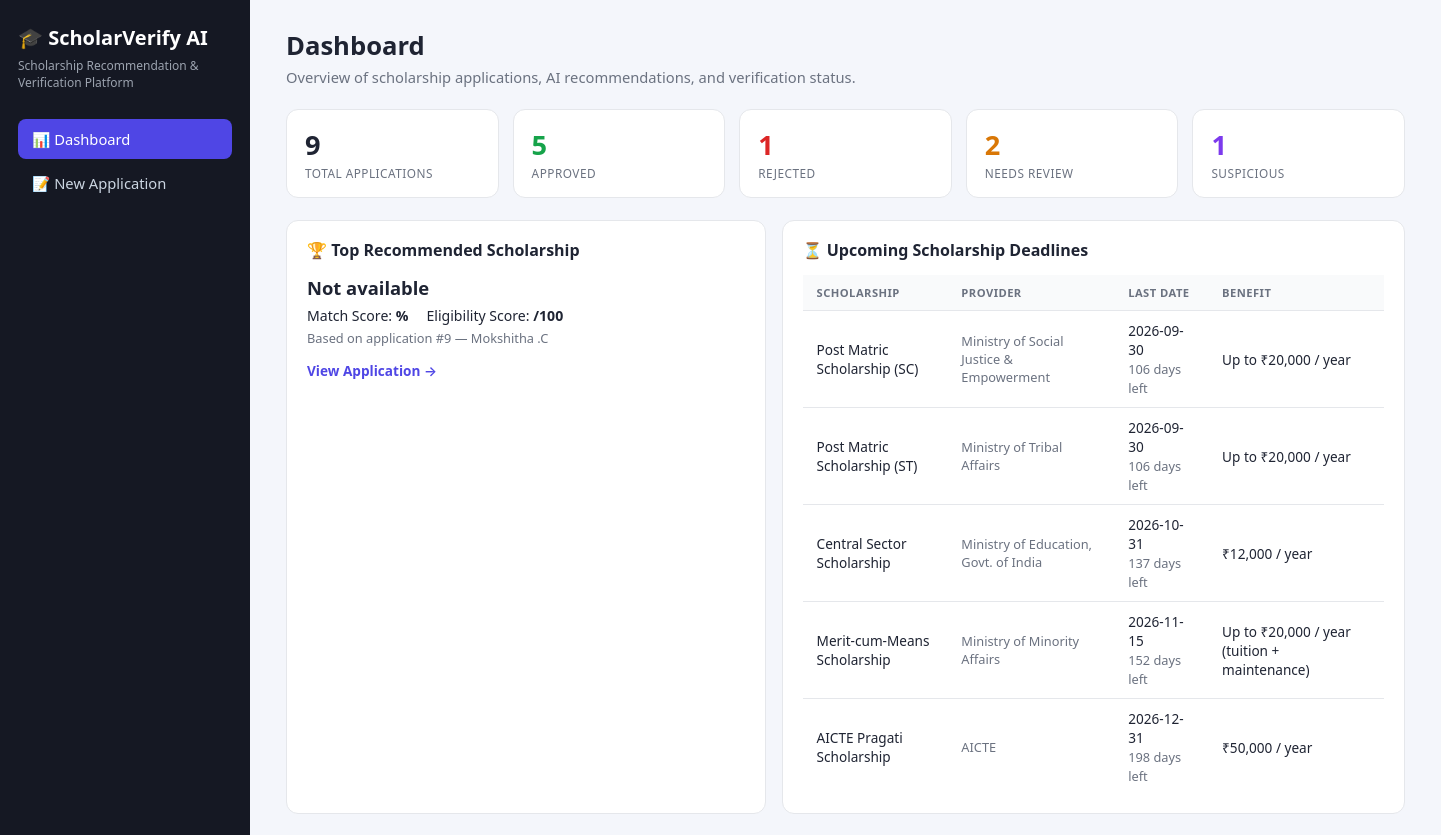
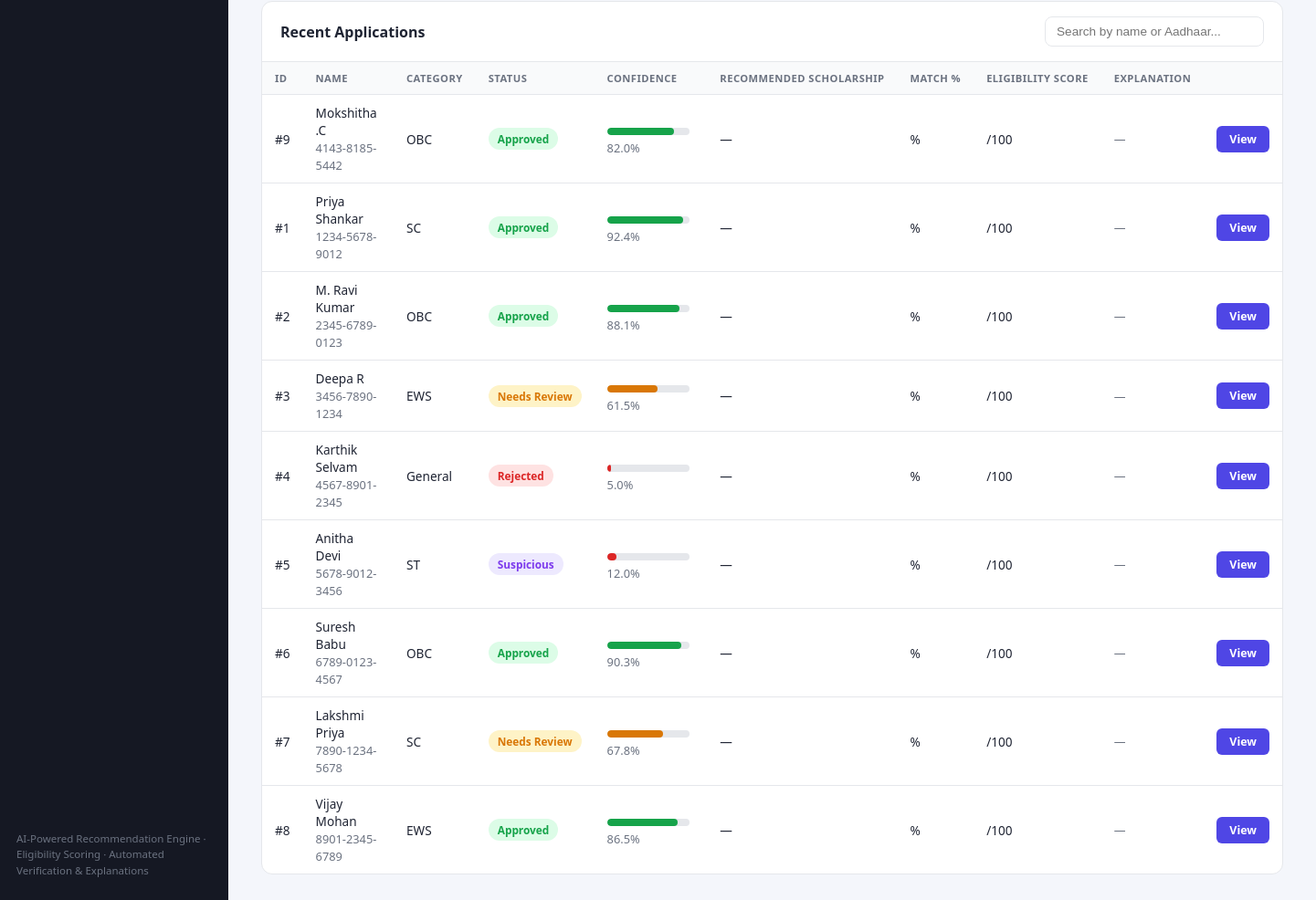
Before: / with the older database file (2 pictures, top to bottom).
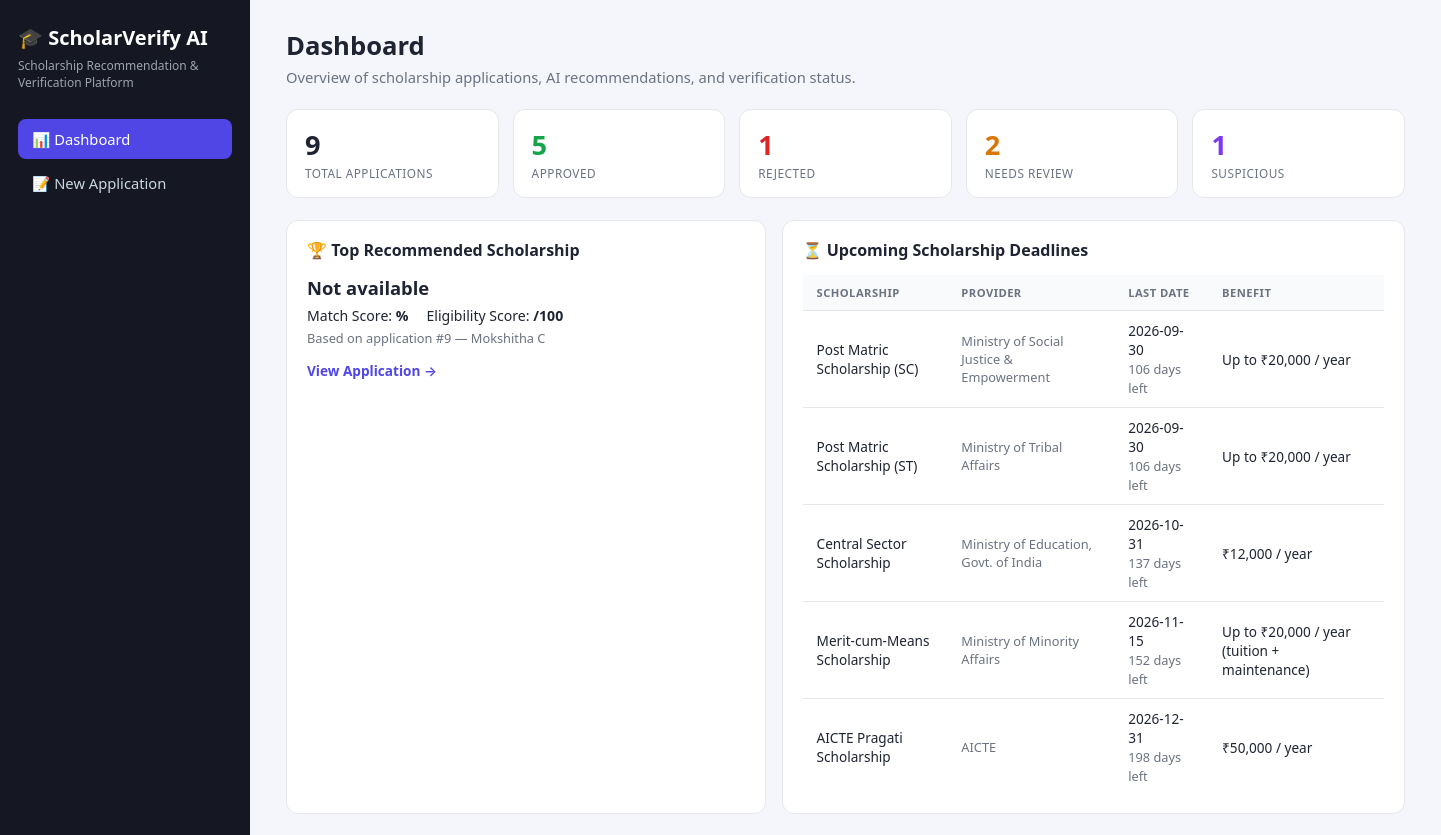
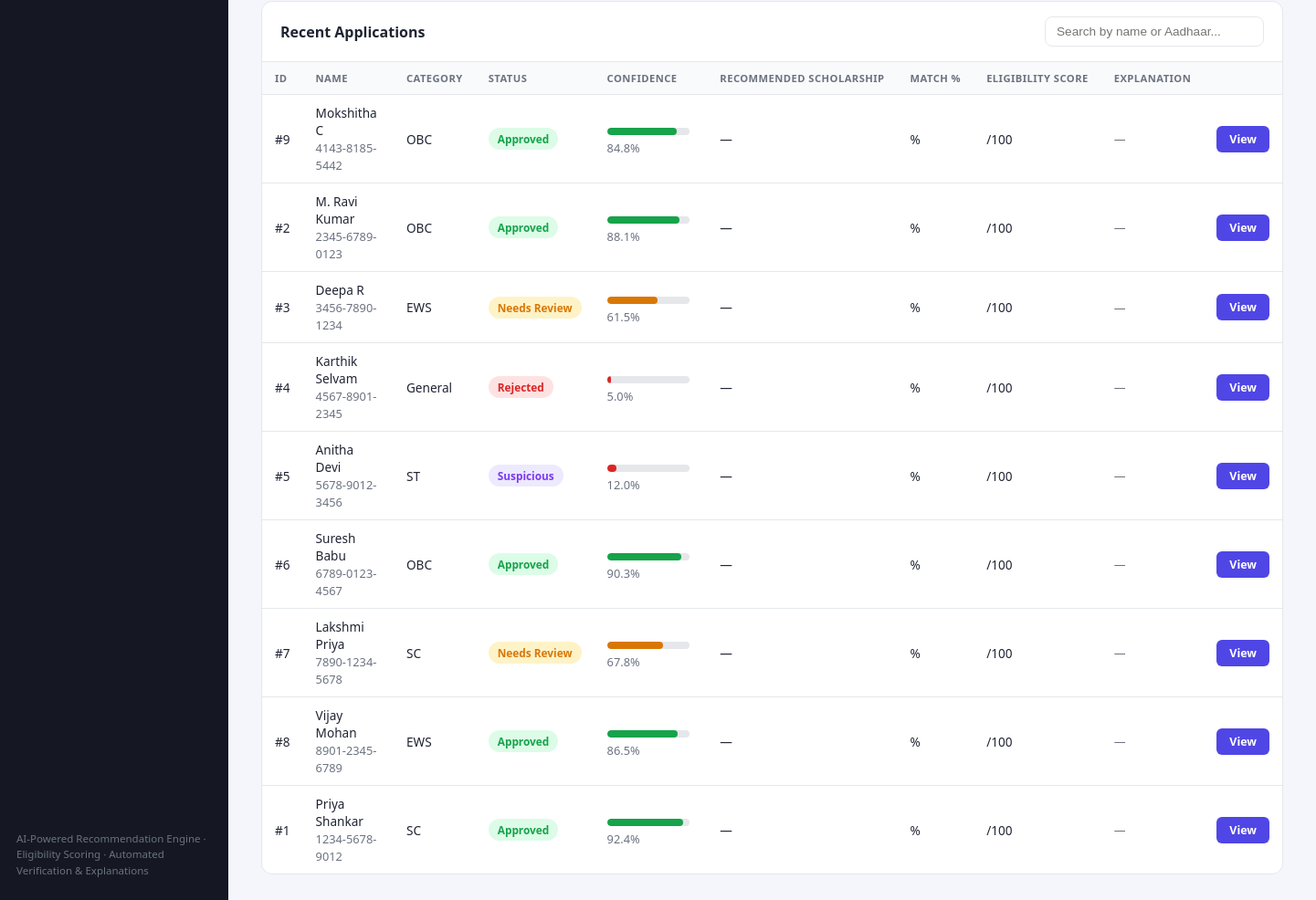
After: the same page with the newer database file (2 pictures, top to bottom).
### models/database.py (models this page shows)
class Application(db.Model):
    id = db.Column(db.Integer, primary_key=True)
    name = db.Column(db.String(100))
    dob = db.Column(db.String(20))
    aadhaar = db.Column(db.String(20))
    category = db.Column(db.String(20))
    income = db.Column(db.Float)
    marks = db.Column(db.Float)
    course = db.Column(db.String(100))
    year = db.Column(db.Integer)
    bank_account = db.Column(db.String(30))
    bank_name = db.Column(db.String(100))
    status = db.Column(db.String(30), default='Needs Review')
    confidence = db.Column(db.Float, default=0.0)
    flags = db.Column(db.Text, default='[]')
    eligibility_result = db.Column(db.Text)
    match_scores = db.Column(db.Text)
    duplicate_flag = db.Column(db.Boolean, default=False)
    duplicate_reason = db.Column(db.String(200))
    created_at = db.Column(db.DateTime)
    documents = db.relationship('Document', backref='application', lazy=True)

### app.py (the view)
@app.route('/')
def dashboard():
    total = Application.query.count()
    approved = Application.query.filter_by(status='Approved').count()
    rejected = Application.query.filter_by(status='Rejected').count()
    review = Application.query.filter_by(status='Needs Review').count()
    suspicious = Application.query.filter_by(status='Suspicious').count()
    apps = Application.query.order_by(Application.created_at.desc()).limit(20).all()
    upcoming_deadlines = get_active_scholarships()[:5]
    return render_template('dashboard.html',
        total=total, approved=approved, rejected=rejected,
        review=review, suspicious=suspicious, applications=apps,
        upcoming_deadlines=upcoming_deadlines)

### app.py (called while the page is built)
@app.template_filter('from_json')
def from_json_filter(value):
    if not value:
        return {}
    try:
        return json.loads(value)
    except (TypeError, ValueError):
        return {}

### utils/deadlines.py (called while the page is built)
def get_active_scholarships(reference_date: datetime = None) -> list:
    if reference_date is None:
        reference_date = datetime.utcnow()
    active = []
    for s in SCHOLARSHIP_DEADLINES:
        try:
            deadline_dt = datetime.strptime(s["deadline"], "%Y-%m-%d")
        except ValueError:
            continue
        if deadline_dt >= reference_date:
            entry = dict(s)
            entry["days_remaining"] = (deadline_dt - reference_date).days
            active.append(entry)
    active.sort(key=lambda s: s["deadline"])
    return active

### templates/dashboard.html (shortened to what this page needs)
{% extends "base.html" %}
{% block content %}
{% set status_class = {
  'Approved': 'badge-approved',
  'Rejected': 'badge-rejected',
  'Needs Review': 'badge-review',
  'Suspicious': 'badge-suspicious'
} %}
<div class="page-header">
  <h1>Dashboard</h1>
  <p>Overview of scholarship applications, AI recommendations, and verification status.</p>
</div>
<div class="stats-grid">
  <div class="stat-card">
    <div class="value">{{ total }}</div>
    <div class="label">Total Applications</div>
  </div>
  <div class="stat-card stat-approved">
    <div class="value">{{ approved }}</div>
    <div class="label">Approved</div>
  </div>
  <div class="stat-card stat-rejected">
    <div class="value">{{ rejected }}</div>
    <div class="label">Rejected</div>
  </div>
  <div class="stat-card stat-review">
    <div class="value">{{ review }}</div>
    <div class="label">Needs Review</div>
  </div>
  <div class="stat-card stat-suspicious">
    <div class="value">{{ suspicious }}</div>
    <div class="label">Suspicious</div>
  </div>
</div>
<div class="grid-2">
  <div class="card">
    <h3>🏆 Top Recommended Scholarship</h3>
    {% if applications %}
      {% set top = applications[0] %}
      <div class="top-rec-name">{{ top.recommended_scholarship or 'Not available' }}</div>
      <div class="top-rec-meta">
        <span>Match Score: <strong>{{ top.recommendation_score }}%</strong></span>
        <span>Eligibility Score: <strong>{{ top.eligibility_score }}/100</strong></span>
      </div>
      <div class="top-rec-sub">Based on application #{{ top.id }} — {{ top.name }}</div>
      <a class="btn-link" href="{{ url_for('application_detail', app_id=top.id) }}">View Application →</a>
    {% else %}
      <p class="muted">No applications yet. Submit one from "New Application".</p>
    {% endif %}
  </div>
  <div class="card">
    <h3>⏳ Upcoming Scholarship Deadlines</h3>
    <table>
      <thead>
        <tr><th>Scholarship</th><th>Provider</th><th>Last Date</th><th>Benefit</th></tr>
      </thead>
      <tbody>
        {% for d in upcoming_deadlines %}
        <tr>
          <td>{{ d.scholarship_name }}</td>
          <td class="muted">{{ d.provider }}</td>
          <td>{{ d.deadline }}<br><span class="muted">{{ d.days_remaining }} days left</span></td>
          <td>{{ d.benefit_amount }}</td>
        </tr>
        {% endfor %}
      </tbody>
    </table>
  </div>
</div>
<div class="table-card">
  <div class="table-card-header">
    <h3>Recent Applications</h3>
    <input type="text" id="searchInput" placeholder="Search by name or Aadhaar..." onkeyup="filterTable()">
  </div>
  <table id="appTable">
    <thead>
      <tr>
        <th>ID</th>
        <th>Name</th>
        <th>Category</th>
        <th>Status</th>
        <th>Confidence</th>
        <th>Recommended Scholarship</th>
        <th>Match %</th>
        <th>Eligibility Score</th>
        <th>Explanation</th>
        <th></th>
      </tr>
    </thead>
    <tbody>
      {% for app in applications %}
      {% set exp = app.explanation | from_json %}
      {% set reasons = exp.get('reasons', []) %}
      <tr>
        <td>#{{ app.id }}</td>
        <td>
          {{ app.name }}<br>
          <span class="muted">{{ app.aadhaar }}</span>
        </td>
        <td>{{ app.category }}</td>
        <td><span class="badge {{ status_class.get(app.status, '') }}">{{ app.status }}</span></td>
        <td>
          <div class="progress">
            <div class="progress-fill" style="width: {{ app.confidence }}%; background: {{ 'var(--approved)' if app.confidence >= 75 else ('var(--review)' if app.confidence >= 40 else 'var(--rejected)') }};"></div>
          </div>
          <span class="muted">{{ app.confidence }}%</span>
        </td>
        <td>{{ app.recommended_scholarship or '—' }}</td>
        <td>{{ app.recommendation_score if app.recommendation_score is not none else '—' }}{% if app.recommendation_score is not none %}%{% endif %}</td>
        <td>{{ app.eligibility_score if app.eligibility_score is not none else '—' }}{% if app.eligibility_score is not none %}/100{% endif %}</td>
        <td class="muted">
          {% if reasons %}
            {{ reasons[0] }}{% if reasons|length > 1 %} (+{{ reasons|length - 1 }} more){% endif %}
          {% else %}
            —
          {% endif %}
        </td>
        <td><a class="btn-sm" href="{{ url_for('application_detail', app_id=app.id) }}">View</a></td>
      </tr>
      {% endfor %}
    </tbody>
  </table>
</div>
{% endblock %}

### templates/base.html (shortened to what this page needs)
<!DOCTYPE html>
<html lang="en">
<head>
</head>
<body>
  <div class="app-shell">
    <aside class="sidebar">
      <div class="brand">🎓 ScholarVerify AI</div>
      <div class="tagline">Scholarship Recommendation &amp; Verification Platform</div>
      <nav>
        <a href="{{ url_for('dashboard') }}" class="{{ 'active' if request.path == url_for('dashboard') else '' }}">
          📊 Dashboard
        </a>
        <a href="{{ url_for('apply') }}" class="{{ 'active' if request.path == url_for('apply') else '' }}">
          📝 New Application
        </a>
      </nav>
      <div class="footer-note">
        AI-Powered Recommendation Engine · Eligibility Scoring ·
        Automated Verification &amp; Explanations
      </div>
    </aside>
    <main class="main">
      {% block content %}{% endblock %}
    </main>
  </div>
</body>
</html>

### templates/base.html (style rules this page uses)
:root { --sidebar-bg: #151823; --content-bg: #f4f6fb; --card-bg: #ffffff; --text: #1f2433; --muted: #6b7280; --border: #e5e7eb; --primary: #4f46e5; --primary-dark: #4338ca; --approved: #16a34a; --rejected: #dc2626; --review: #d97706; --suspicious: #7c3aed; }
* { box-sizing: border-box; }
body { margin: 0; font-family: 'Segoe UI', system-ui, -apple-system, Roboto, sans-serif; background: var(--content-bg); color: var(--text); }
a { color: var(--primary); }
.app-shell { display: flex; min-height: 100vh; }
.sidebar { width: 250px; background: var(--sidebar-bg); color: #e5e7eb; padding: 24px 18px; position: fixed; top: 0; left: 0; bottom: 0; display: flex; flex-direction: column; }
.sidebar .brand { font-size: 1.25rem; font-weight: 700; color: #fff; margin-bottom: 6px; }
.sidebar .tagline { font-size: 0.75rem; color: #9ca3af; margin-bottom: 28px; }
.sidebar nav a { display: flex; align-items: center; gap: 10px; color: #cbd5e1; text-decoration: none; padding: 10px 14px; border-radius: 8px; margin-bottom: 4px; font-size: 0.92rem; transition: background .15s, color .15s; }
.sidebar nav a.active { background: var(--primary); color: #fff; }
.sidebar .footer-note { margin-top: auto; font-size: 0.72rem; color: #6b7280; line-height: 1.5; }
.main { margin-left: 250px; flex: 1; padding: 28px 36px; }
.page-header { margin-bottom: 22px; }
.page-header h1 { margin: 0 0 4px; font-size: 1.6rem; }
.page-header p { margin: 0; color: var(--muted); font-size: 0.92rem; }
.stats-grid { display: grid; grid-template-columns: repeat(auto-fit, minmax(150px, 1fr)); gap: 14px; margin-bottom: 22px; }
.grid-2 { display: grid; grid-template-columns: 1fr 1.3fr; gap: 16px; margin-bottom: 22px; }
.card, .stat-card, .table-card, .form-card { background: var(--card-bg); border: 1px solid var(--border); border-radius: 12px; }
.card { padding: 18px 20px; }
.card h3 { margin: 0 0 14px; font-size: 1rem; }
.stat-card { padding: 16px 18px; }
.stat-card .value { font-size: 1.7rem; font-weight: 700; }
.stat-card .label { color: var(--muted); font-size: 0.74rem; text-transform: uppercase; letter-spacing: .04em; margin-top: 2px; }
.stat-approved .value { color: var(--approved); }
.stat-rejected .value { color: var(--rejected); }
.stat-review .value { color: var(--review); }
.stat-suspicious .value { color: var(--suspicious); }
.table-card { overflow-x: auto; }
.table-card-header { display: flex; justify-content: space-between; align-items: center; padding: 16px 20px; border-bottom: 1px solid var(--border); }
.table-card-header h3 { margin: 0; font-size: 1rem; }
.table-card-header input { padding: 8px 12px; border: 1px solid var(--border); border-radius: 8px; font-size: 0.85rem; width: 240px; }
table { width: 100%; border-collapse: collapse; font-size: 0.85rem; }
th { text-align: left; background: #f9fafb; color: var(--muted); font-size: 0.7rem; text-transform: uppercase; letter-spacing: .04em; padding: 10px 14px; border-bottom: 1px solid var(--border); white-space: nowrap; }
td { padding: 10px 14px; border-bottom: 1px solid var(--border); vertical-align: middle; }
tr:last-child td { border-bottom: none; }
.muted { color: var(--muted); font-size: 0.8rem; }
.badge { display: inline-block; padding: 4px 10px; border-radius: 999px; font-size: 0.74rem; font-weight: 600; white-space: nowrap; }
.badge-approved { background: #dcfce7; color: var(--approved); }
.badge-rejected { background: #fee2e2; color: var(--rejected); }
.badge-review { background: #fef3c7; color: var(--review); }
.badge-suspicious { background: #ede9fe; color: var(--suspicious); }
.progress { height: 8px; width: 90px; border-radius: 999px; background: #e5e7eb; overflow: hidden; display: inline-block; vertical-align: middle; }
.progress-fill { height: 100%; border-radius: 999px; }
.btn-sm { display: inline-block; background: var(--primary); color: #fff; padding: 6px 14px; border-radius: 6px; font-size: 0.78rem; font-weight: 600; text-decoration: none; }
.btn-link { font-size: 0.85rem; font-weight: 600; text-decoration: none; }
.top-rec-name { font-size: 1.15rem; font-weight: 700; margin-bottom: 6px; }
.top-rec-meta { display: flex; gap: 18px; font-size: 0.88rem; margin-bottom: 4px; }
.top-rec-sub { color: var(--muted); font-size: 0.8rem; margin-bottom: 12px; }

Changed rows visible on the page:
changed Application id 9: name "Mokshitha .C" → "Mokshitha C"; confidence "82.0" → "84.8"
changed Application "Priya Shankar": moves down the list
